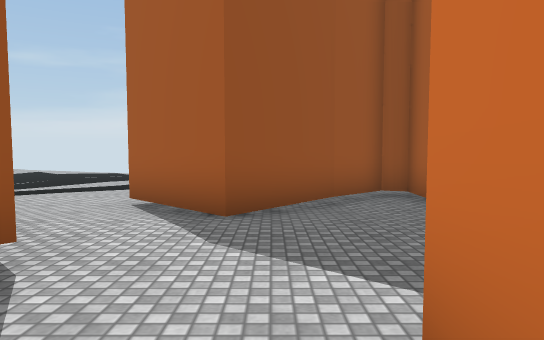
[1] (above)

24 first-person views from a walk through a 3-D level made in the Unity game engine. The camera is 1.3 m above the floor, tilts 4° down and sees 70° across. The floor is counted in squares, 1.8 m on a side. Each view is taken from the middle of a square. On the plan, view 1 faces up. The plan holds only what a view shows up to about 12 squares ahead; the rest is blank. The place goes on beyond the plan. The player character is not drawn. Surface patterns are stand-ins for the level's own textures.

[2]
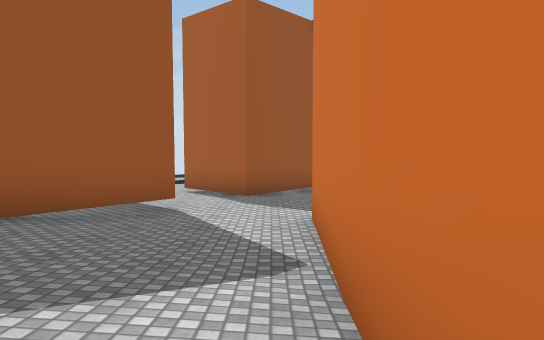

[3]
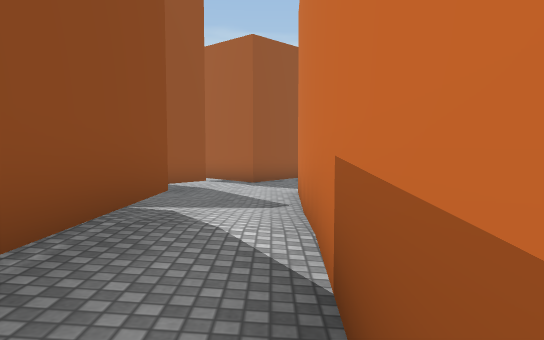

[4]
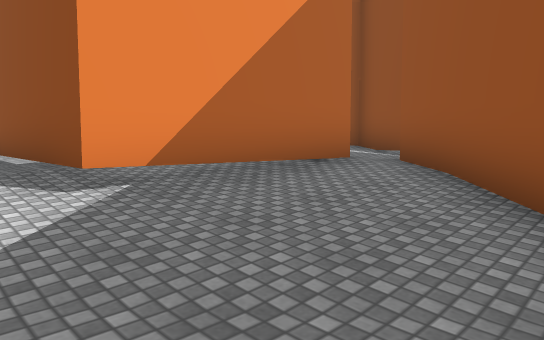

[5]
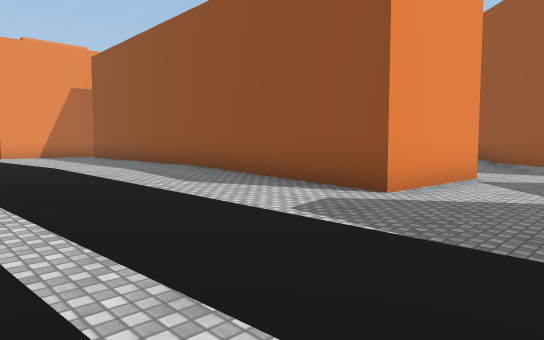

[6]
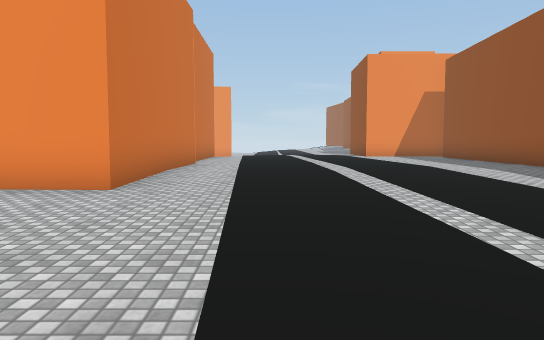

[7]
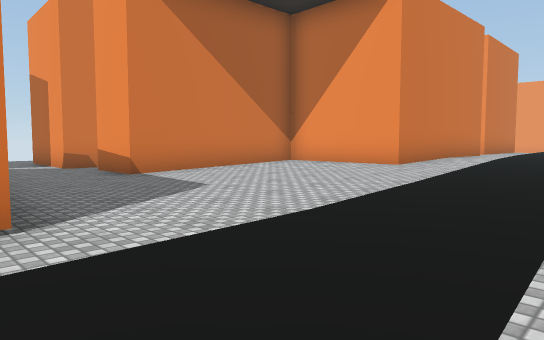

[8]
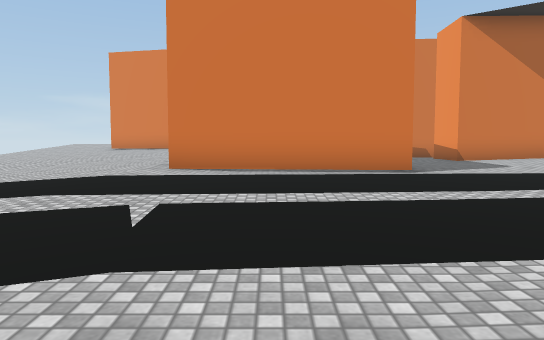

[9]
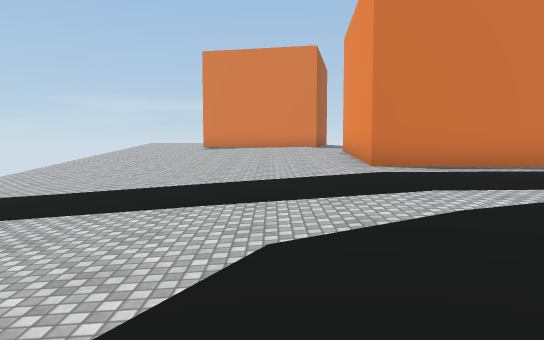

[10]
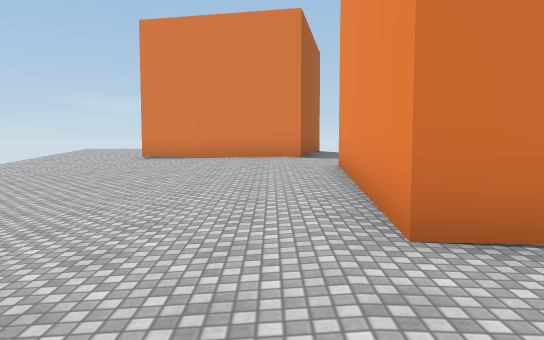

[11]
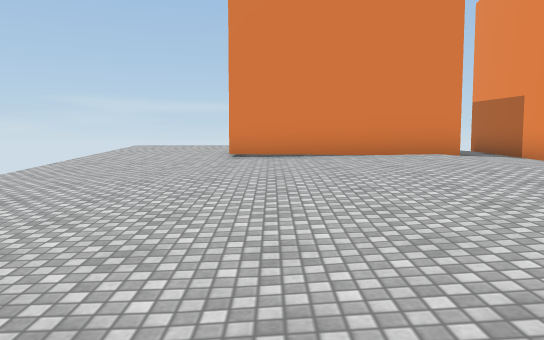

[12]
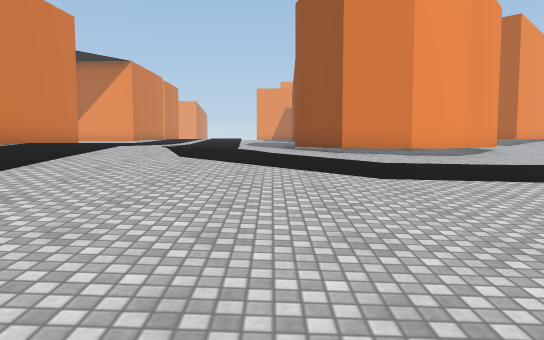

[13]
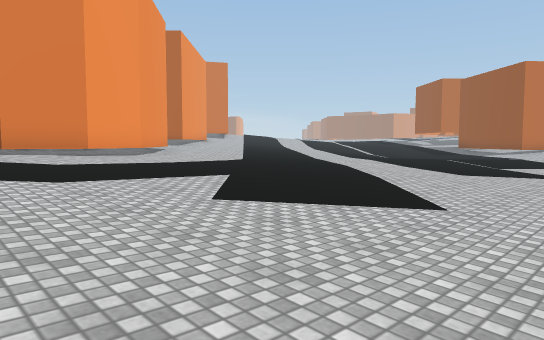

[14]
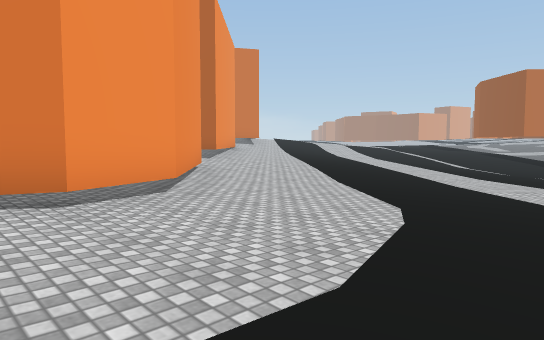

[15]
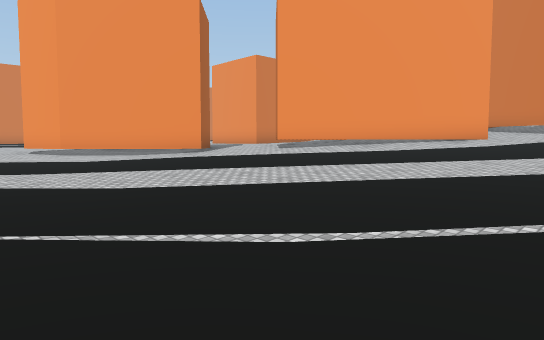

[16]
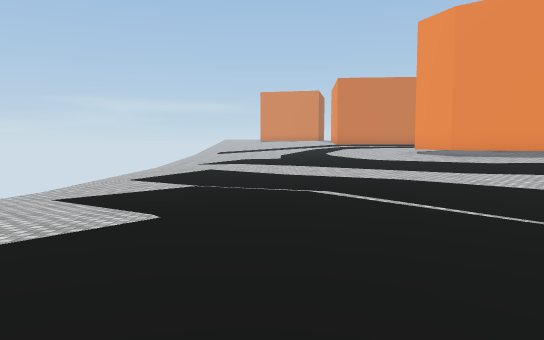

[17]
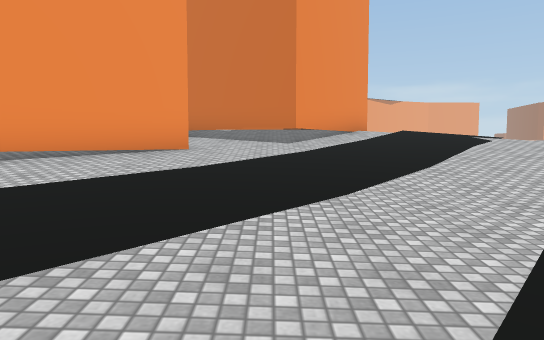

[18]
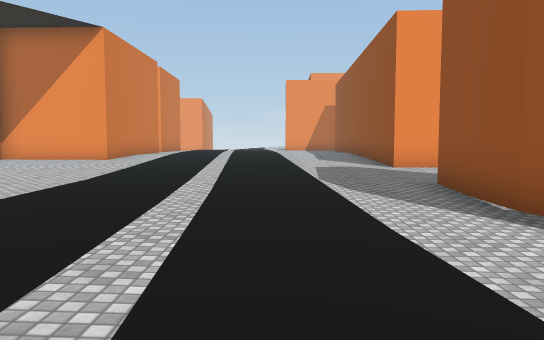

[19]
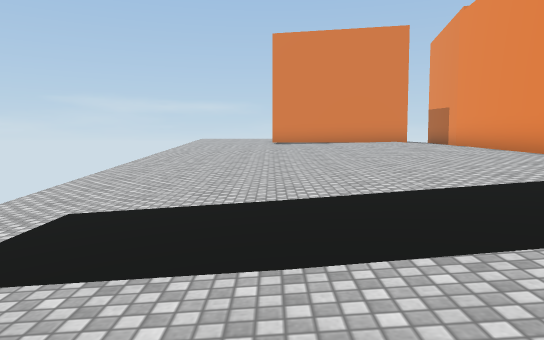

[20]
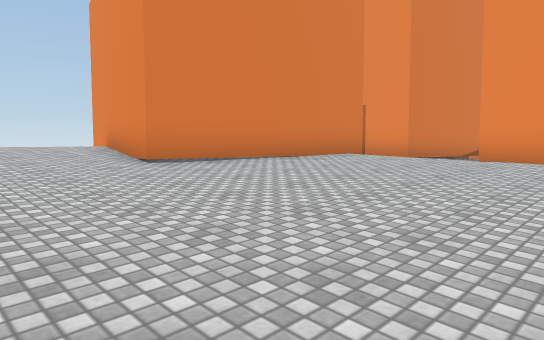

[21]
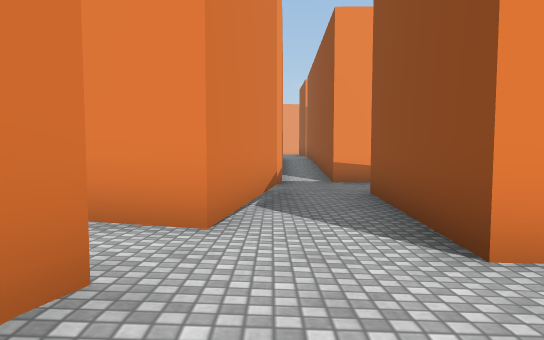

[22]
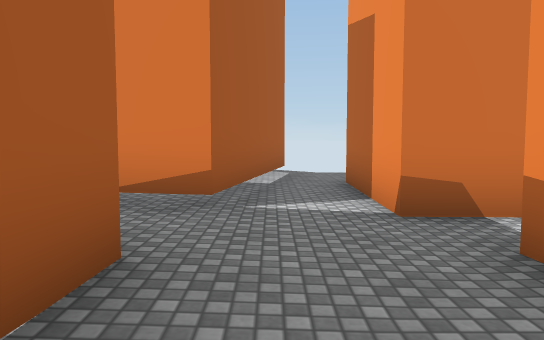

[23]
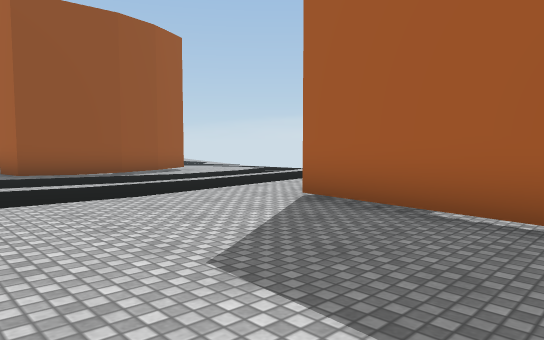

[24]
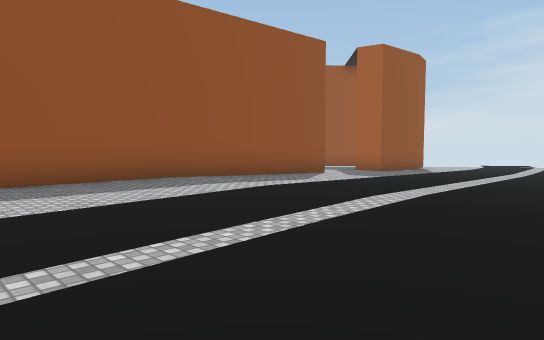

### Floor plan
Key: @ floor where view 1 was taken; # wall or solid block; . main floor; : floor 0.25 m higher than the main floor; - floor 0.25 m lower than the main floor; + floor 0.5 m higher than the main floor; _ floor 0.5 m lower than the main floor; * floor 0.75 m higher than the main floor; < floor 0.75 m lower than the main floor; % floor 1 m higher than the main floor; ( floor 1 m lower than the main floor; ! floor 1.25 m lower than the main floor; / step, stairs or slope.
Columns run from 12 left of view 1 to 25 right of it. Each row starts with its distance up from view 1.
 19      !!!!!!!! !! !    <</////.://///*
 18     (/!!/!!!!!!!((( //<<_////.::////*
 17   /(/(//(/(((//(((<</____////:::+///*
 16  /</<</((/((/<//<<<</___--///:::+/*/*
 15 /(<<</<(/((/<</<<<__/-----.//::++#####
 14  ((<</<</(/<__/__/__/---..../:+++#
 13 ((((/<</(/<__///-////.-....::++++#
 12 (((/<</(/<_/_____/-//....::::+++##
 11 ((/<</(/<_/_____-/.//./.##:::++++#
 10 (/<<///__/____----///./.######+++++
  9  <</</__/___####--/././.#    #::###+
  8  </<<__-___######-/././.#    #::# ###
  7  _<_/--/---###-##-/././.#### #::#
  6 _/_/--/---###--##./././....###:####
  5 ////-/-....#...##./././...........###
  4 //////..#........./:/:/..............
  3 //////.## .........:/:/.....##.####
  2 /////:## ##:::::::::/:::::::##.#
  1 //:/:## ##:::####:::/:::::::##:#
  0 //+/## ##//:@# ##::+/++:::::#
 -1 /##** ##////:###:::++/+:::::#
 -2 /######%/////###:::++/+::####
 -3 ##  #######//###+++++/+++#
 -4     #     #%*###+++/++++##
 -5           #%*###+++/++++#
 -6           #%*###+++/++++#
 -7           # *###+++/+++++
 -8                #+++ +++++#

Positions as (right, up) in squares from view 1, and headings:
1: (0, 0), facing up
2: (0, -4), facing up
3: (0, -7), facing up
4: (0, 1), facing down-left
5: (9, 4), facing down-left
6: (10, 4), facing down
7: (8, 7), facing down-right
8: (4, 9), facing right
9: (4, 13), facing right
10: (9, 12), facing right
11: (12, 15), facing right
12: (5, 19), facing down
13: (5, 19), facing down-left
14: (3, 14), facing down-left
15: (-12, 13), facing down-right
16: (-12, 15), facing right
17: (-10, 8), facing down
18: (7, 11), facing down
19: (6, 16), facing right
20: (15, 19), facing down-right
21: (19, 13), facing down
22: (15, 5), facing right
23: (15, 2), facing up-left
24: (11, -8), facing up-left
